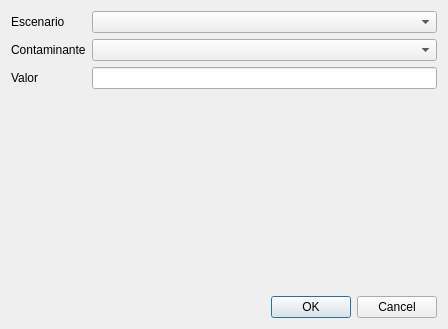
<?xml version="1.0" encoding="UTF-8"?>
<ui version="4.0">
 <class>EquivContaminanteDlgClass</class>
 <widget class="DataDialog" name="EquivContaminanteDlgClass">
  <property name="geometry">
   <rect>
    <x>0</x>
    <y>0</y>
    <width>448</width>
    <height>329</height>
   </rect>
  </property>
  <property name="windowTitle">
   <string>Datos de equivalente de CO2</string>
  </property>
  <layout class="QVBoxLayout" name="verticalLayout">
   <item>
    <layout class="QGridLayout" name="gridLayout">
     <item row="0" column="0" colspan="2">
      <widget class="QLabel" name="label_2">
       <property name="text">
        <string>Escenario</string>
       </property>
       <property name="buddy">
        <cstring>escenario</cstring>
       </property>
      </widget>
     </item>
     <item row="0" column="2">
      <widget class="TComboBox" name="escenario"/>
     </item>
     <item row="1" column="0" colspan="2">
      <widget class="QLabel" name="label">
       <property name="text">
        <string>Contaminante</string>
       </property>
      </widget>
     </item>
     <item row="1" column="2">
      <widget class="TComboBox" name="contaminante"/>
     </item>
     <item row="2" column="0" colspan="2">
      <widget class="QLabel" name="label_4">
       <property name="text">
        <string>Valor</string>
       </property>
      </widget>
     </item>
     <item row="2" column="2">
      <widget class="QLineEdit" name="p"/>
     </item>
    </layout>
   </item>
   <item>
    <spacer name="verticalSpacer">
     <property name="orientation">
      <enum>Qt::Vertical</enum>
     </property>
     <property name="sizeHint" stdset="0">
      <size>
       <width>206</width>
       <height>58</height>
      </size>
     </property>
    </spacer>
   </item>
   <item>
    <widget class="QDialogButtonBox" name="buttonBox">
     <property name="standardButtons">
      <set>QDialogButtonBox::Cancel|QDialogButtonBox::Ok</set>
     </property>
    </widget>
   </item>
  </layout>
 </widget>
 <customwidgets>
  <customwidget>
   <class>DataDialog</class>
   <extends>QDialog</extends>
   <header>ts.h</header>
   <container>1</container>
  </customwidget>
  <customwidget>
   <class>TComboBox</class>
   <extends>QComboBox</extends>
   <header>ts.h</header>
  </customwidget>
 </customwidgets>
 <tabstops>
  <tabstop>escenario</tabstop>
 </tabstops>
 <resources/>
 <connections>
  <connection>
   <sender>buttonBox</sender>
   <signal>accepted()</signal>
   <receiver>EquivContaminanteDlgClass</receiver>
   <slot>accept()</slot>
   <hints>
    <hint type="sourcelabel">
     <x>152</x>
     <y>290</y>
    </hint>
    <hint type="destinationlabel">
     <x>152</x>
     <y>156</y>
    </hint>
   </hints>
  </connection>
  <connection>
   <sender>buttonBox</sender>
   <signal>rejected()</signal>
   <receiver>EquivContaminanteDlgClass</receiver>
   <slot>reject()</slot>
   <hints>
    <hint type="sourcelabel">
     <x>152</x>
     <y>290</y>
    </hint>
    <hint type="destinationlabel">
     <x>152</x>
     <y>156</y>
    </hint>
   </hints>
  </connection>
 </connections>
</ui>
